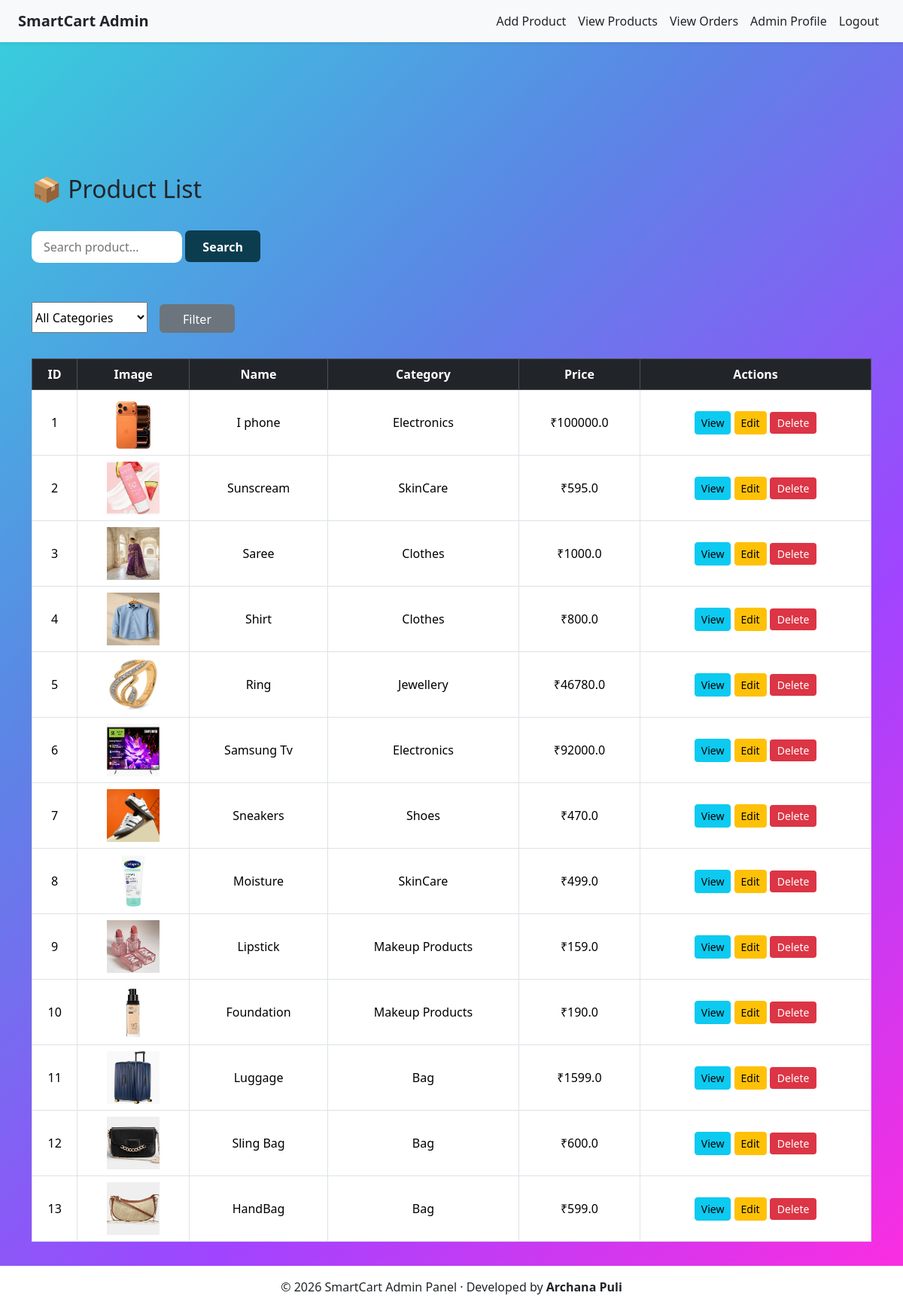
/admin/item-list (signed in), run on the app's committed database.
### tables this page shows
CREATE TABLE products (
    product_id INTEGER PRIMARY KEY AUTOINCREMENT,
    name TEXT,
    description TEXT,
    category TEXT,
    price REAL,
    image TEXT
);

### app.py (the view)
@app.route('/admin/item-list')
def item_list():
    if 'admin_id' not in session:
        flash("Please login!", "danger")
        return redirect('/admin-login')
    search = request.args.get('search', '')
    category_filter = request.args.get('category', '')
    conn = get_db_connection()
    conn.row_factory = sqlite3.Row
    cursor = conn.cursor()
    cursor.execute('SELECT DISTINCT category FROM "products"')
    categories = cursor.fetchall()
    query = 'SELECT * FROM "products" WHERE 1=1'
    params = []
    if search:
        query += ' AND name LIKE ?'
        params.append(f"%{search}%")
    if category_filter:
        query += ' AND category = ?'
        params.append(category_filter)
    cursor.execute(query, params)
    products = cursor.fetchall()
    cursor.close()
    conn.close()
    return render_template(
        "admin/item_list.html",
        products=products,
        categories=categories
    )

### app.py (called while the page is built)
def get_db_connection():
    conn = sqlite3.connect('smartcart.db')
    conn.row_factory = sqlite3.Row  # allows dict-like access
    return conn

### templates/admin/item_list.html (shortened to what this page needs)
{% extends "admin/base.html" %}
{% block content %}
<div class="container mt-3 mb-3" style="padding-top:80px;">
    <h2 class="mb-2 mb-3">📦 Product List</h2>
<form method="GET" action="/admin/item-list">
    <input type="text" name="search" placeholder="Search product..."
           value="{{ request.args.get('search', '') }}" class="search-input">
    <button type="submit" class="search-submit">Search</button>
</form>
<br>
<form method="GET" action="/admin/item-list" class="mt-3 d-flex gap-2">
    <select name="category">
        <option value="">All Categories</option>
    </select>
    <button type="submit" class="filter-btn ms-2">Filter</button>
</form>
<br>
<div class="table-responsive">
    <table class="items-table">
{% if products %}
    <table class="table table-bordered table-hover text-center align-middle">
        <thead class="table-dark">
            <tr>
                <th>ID</th>
                <th>Image</th>
                <th>Name</th>
                <th>Category</th>
                <th>Price</th>
                <th>Actions</th>
            </tr>
        </thead>
        <tbody>
        {% for product in products %}
            <tr>
                <td>{{ product.product_id }}</td>
                <td>
                    <img src="{{ url_for('static', filename='uploads/product_images/' ~ product.image) }}"
     width="70" height="70" alt="{{ product.name }}">
                </td>
                <td>{{ product.name }}</td>
                <td>{{ product.category }}</td>
                <td>₹{{ product.price }}</td>
                <td>
                    <a href="/admin/view-item/{{ product.product_id }}" class="btn btn-sm btn-info">View</a>
                    <a href="/admin/update-item/{{ product.product_id }}" class="btn btn-sm btn-warning">Edit</a>
                    <form action="{{ url_for('delete_item', item_id=product.product_id) }}"
      method="POST"
      style="display:inline;"
      onsubmit="return confirm('Are you sure you want to delete this product?');">
    <button type="submit" class="btn btn-sm btn-delete">
        Delete
    </button>
</form>
                </td>
            </tr>
        {% endfor %}
        </tbody>
    </table>
    </table>
    </div>
</div>
{% endif %}
{% endblock %}

### static/style_admin.css (style rules this page uses)
body { margin: 0; min-height: 100vh; font-family: 'Segoe UI', sans-serif; background: linear-gradient(135deg, #36d1dc, #5b86e5, #a044ff, #ff2cdf); display: flex; flex-direction: column; }
h2 { margin-bottom: 10px; }
input { width: 100%; padding: 12px; margin: 12px 0; border: none; border-bottom: 1px solid #ccc; outline: none; font-size: 14px; }
button { width: 100%; padding: 12px; margin-top: 20px; border: none; border-radius: 25px; background: linear-gradient(to right, #36d1dc, #a044ff); color: white; font-weight: bold; cursor: pointer; transition: 0.3s; }
.items-table { width: 100%; border-collapse: collapse; margin-top: 10px; font-size: 14px; }
.table-responsive { overflow-x: auto; }
.search-submit { padding: 10px; width: 100px; height: 42px; border: none; background: #0b3d4f; color: white; font-weight: 600; border-radius: 6px; }
.search-input { flex: 1; height: 42px; padding: 0 16px; border: 1px solid #ccc; border-radius: 10px; font-size: 16px; background: white; border: none; outline: none; width: 200px; }
.filter-btn { width: 100px; height: 38px; padding: 8px 15px; border: none; background: #6c757d; color: white; border-radius: 6px; font-weight: 500; position: static; margin-top: 3px; top: 8px; }
.btn-delete { background: #dc3545 !important; color: #fff !important; padding: 4px 10px; border-radius: 4px; border: none; font-weight: 500; width: auto !important; margin-top: 0 !important; }

### data on the page
products: product_id "1", image (picture), name "I phone", category "Electronics", price "100000.0"
products: product_id "2", image (picture), name "Sunscream", category "SkinCare", price "595.0"
products: product_id "3", image (picture), name "Saree", category "Clothes", price "1000.0"
products: product_id "4", image (picture), name "Shirt", category "Clothes", price "800.0"
products: product_id "5", image (picture), name "Ring", category "Jewellery", price "46780.0"
products: product_id "6", image (picture), name "Samsung Tv", category "Electronics", price "92000.0"
products: product_id "7", image (picture), name "Sneakers", category "Shoes", price "470.0"
products: product_id "8", image (picture), name "Moisture", category "SkinCare", price "499.0"
products: product_id "9", image (picture), name "Lipstick", category "Makeup Products", price "159.0"
products: product_id "10", image (picture), name "Foundation", category "Makeup Products", price "190.0"
products: product_id "11", image (picture), name "Luggage", category "Bag", price "1599.0"
products: product_id "12", image (picture), name "Sling Bag", category "Bag", price "600.0"
products: product_id "13", image (picture), name "HandBag", category "Bag", price "599.0"
